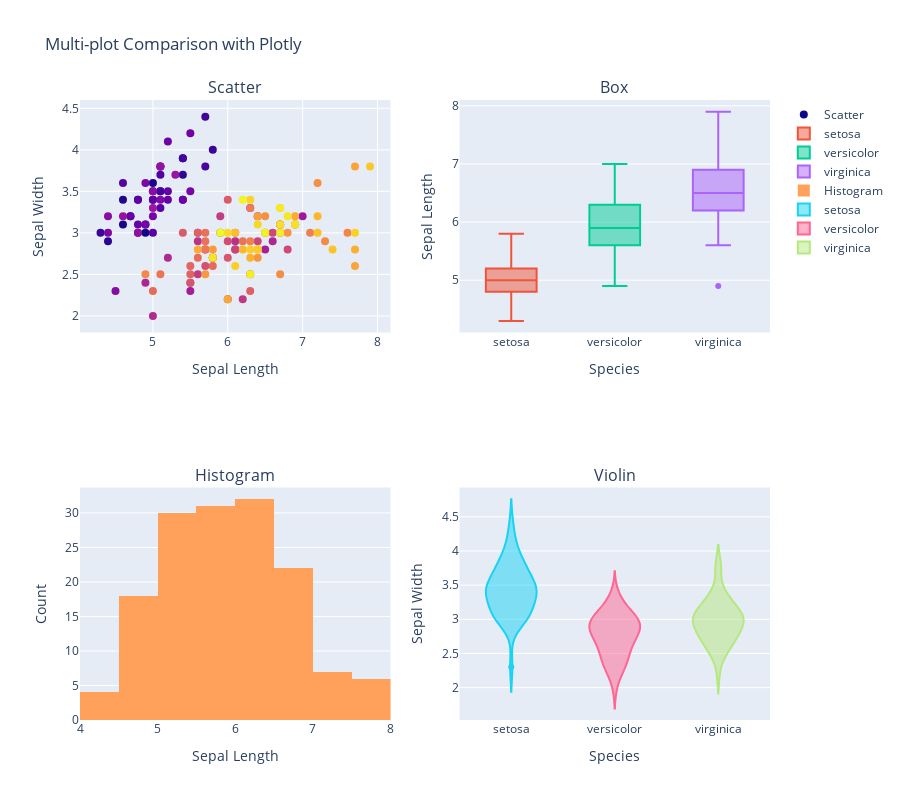

Here is the notebook cell this chart was saved with:
### Markdown cell above
### Advanced: Subplots with Plotly

For more complex layouts, use `plotly.subplots.make_subplots()` to create grids of plots.

### Code cell
from plotly.subplots import make_subplots

# Create subplots: 2 rows, 2 columns
fig = make_subplots(
    rows=2, cols=2,
    subplot_titles=('Scatter', 'Box', 'Histogram', 'Violin'),
    specs=[[{'type': 'scatter'}, {'type': 'box'}],
           [{'type': 'histogram'}, {'type': 'violin'}]]
)

# Add scatter plot
fig.add_trace(
    go.Scatter(x=iris_data['sepal_length'], y=iris_data['sepal_width'],
               mode='markers', name='Scatter', marker=dict(size=8, color=iris_data.index)),
    row=1, col=1
)

# Add box plot for each species
for species in iris_data['species'].unique():
    fig.add_trace(
        go.Box(y=iris_data[iris_data['species'] == species]['sepal_length'], name=species),
        row=1, col=2
    )

# Add histogram
fig.add_trace(
    go.Histogram(x=iris_data['sepal_length'], name='Histogram'),
    row=2, col=1
)

# Add violin plot
for species in iris_data['species'].unique():
    fig.add_trace(
        go.Violin(y=iris_data[iris_data['species'] == species]['sepal_width'], name=species),
        row=2, col=2
    )

fig.update_xaxes(title_text='Sepal Length', row=1, col=1)
fig.update_yaxes(title_text='Sepal Width', row=1, col=1)

fig.update_xaxes(title_text='Species', row=1, col=2)
fig.update_yaxes(title_text='Sepal Length', row=1, col=2)

fig.update_xaxes(title_text='Sepal Length', row=2, col=1)
fig.update_yaxes(title_text='Count', row=2, col=1)

fig.update_xaxes(title_text='Species', row=2, col=2)
fig.update_yaxes(title_text='Sepal Width', row=2, col=2)

fig.update_layout(height=800, title_text='Multi-plot Comparison with Plotly')

fig.show()

### Figure 1 — Plotly figure (JSON) as saved in the notebook; plotly's stock layout.template omitted (floating-point values rounded to 4 significant figures; data arrays with more than 128 entries replaced by an {"elided": "..."} marker saying what was removed)
{"data": [{"marker": {"color": {"elided": "150 int values"}, "size": 8}, "mode": "markers", "name": "Scatter", "type": "scatter", "x": {"elided": "150 float values"}, "xaxis": "x", "y": {"elided": "150 float values"}, "yaxis": "y"}, {"name": "setosa", "type": "box", "xaxis": "x2", "y": [5.1, 4.9, 4.7, 4.6, 5, 5.4, 4.6, 5, 4.4, 4.9, 5.4, 4.8, 4.8, 4.3, 5.8, 5.7, 5.4, 5.1, 5.7, 5.1, 5.4, 5.1, 4.6, 5.1, 4.8, 5, 5, 5.2, 5.2, 4.7, 4.8, 5.4, 5.2, 5.5, 4.9, 5, 5.5, 4.9, 4.4, 5.1, 5, 4.5, 4.4, 5, 5.1, 4.8, 5.1, 4.6, 5.3, 5], "yaxis": "y2"}, {"name": "versicolor", "type": "box", "xaxis": "x2", "y": [7, 6.4, 6.9, 5.5, 6.5, 5.7, 6.3, 4.9, 6.6, 5.2, 5, 5.9, 6, 6.1, 5.6, 6.7, 5.6, 5.8, 6.2, 5.6, 5.9, 6.1, 6.3, 6.1, 6.4, 6.6, 6.8, 6.7, 6, 5.7, 5.5, 5.5, 5.8, 6, 5.4, 6, 6.7, 6.3, 5.6, 5.5, 5.5, 6.1, 5.8, 5, 5.6, 5.7, 5.7, 6.2, 5.1, 5.7], "yaxis": "y2"}, {"name": "virginica", "type": "box", "xaxis": "x2", "y": [6.3, 5.8, 7.1, 6.3, 6.5, 7.6, 4.9, 7.3, 6.7, 7.2, 6.5, 6.4, 6.8, 5.7, 5.8, 6.4, 6.5, 7.7, 7.7, 6, 6.9, 5.6, 7.7, 6.3, 6.7, 7.2, 6.2, 6.1, 6.4, 7.2, 7.4, 7.9, 6.4, 6.3, 6.1, 7.7, 6.3, 6.4, 6, 6.9, 6.7, 6.9, 5.8, 6.8, 6.7, 6.7, 6.3, 6.5, 6.2, 5.9], "yaxis": "y2"}, {"name": "Histogram", "type": "histogram", "x": {"elided": "150 float values"}, "xaxis": "x3", "yaxis": "y3"}, {"name": "setosa", "type": "violin", "xaxis": "x4", "y": [3.5, 3, 3.2, 3.1, 3.6, 3.9, 3.4, 3.4, 2.9, 3.1, 3.7, 3.4, 3, 3, 4, 4.4, 3.9, 3.5, 3.8, 3.8, 3.4, 3.7, 3.6, 3.3, 3.4, 3, 3.4, 3.5, 3.4, 3.2, 3.1, 3.4, 4.1, 4.2, 3.1, 3.2, 3.5, 3.6, 3, 3.4, 3.5, 2.3, 3.2, 3.5, 3.8, 3, 3.8, 3.2, 3.7, 3.3], "yaxis": "y4"}, {"name": "versicolor", "type": "violin", "xaxis": "x4", "y": [3.2, 3.2, 3.1, 2.3, 2.8, 2.8, 3.3, 2.4, 2.9, 2.7, 2, 3, 2.2, 2.9, 2.9, 3.1, 3, 2.7, 2.2, 2.5, 3.2, 2.8, 2.5, 2.8, 2.9, 3, 2.8, 3, 2.9, 2.6, 2.4, 2.4, 2.7, 2.7, 3, 3.4, 3.1, 2.3, 3, 2.5, 2.6, 3, 2.6, 2.3, 2.7, 3, 2.9, 2.9, 2.5, 2.8], "yaxis": "y4"}, {"name": "virginica", "type": "violin", "xaxis": "x4", "y": [3.3, 2.7, 3, 2.9, 3, 3, 2.5, 2.9, 2.5, 3.6, 3.2, 2.7, 3, 2.5, 2.8, 3.2, 3, 3.8, 2.6, 2.2, 3.2, 2.8, 2.8, 2.7, 3.3, 3.2, 2.8, 3, 2.8, 3, 2.8, 3.8, 2.8, 2.8, 2.6, 3, 3.4, 3.1, 3, 3.1, 3.1, 3.1, 2.7, 3.2, 3.3, 3, 2.5, 3, 3.4, 3], "yaxis": "y4"}], "layout": {"annotations": [{"font": {"size": 16}, "showarrow": false, "text": "Scatter", "x": 0.225, "xanchor": "center", "xref": "paper", "y": 1, "yanchor": "bottom", "yref": "paper"}, {"font": {"size": 16}, "showarrow": false, "text": "Box", "x": 0.775, "xanchor": "center", "xref": "paper", "y": 1, "yanchor": "bottom", "yref": "paper"}, {"font": {"size": 16}, "showarrow": false, "text": "Histogram", "x": 0.225, "xanchor": "center", "xref": "paper", "y": 0.375, "yanchor": "bottom", "yref": "paper"}, {"font": {"size": 16}, "showarrow": false, "text": "Violin", "x": 0.775, "xanchor": "center", "xref": "paper", "y": 0.375, "yanchor": "bottom", "yref": "paper"}], "height": 800, "title": {"text": "Multi-plot Comparison with Plotly"}, "xaxis": {"anchor": "y", "domain": [0, 0.45], "title": {"text": "Sepal Length"}}, "xaxis2": {"anchor": "y2", "domain": [0.55, 1], "title": {"text": "Species"}}, "xaxis3": {"anchor": "y3", "domain": [0, 0.45], "title": {"text": "Sepal Length"}}, "xaxis4": {"anchor": "y4", "domain": [0.55, 1], "title": {"text": "Species"}}, "yaxis": {"anchor": "x", "domain": [0.625, 1], "title": {"text": "Sepal Width"}}, "yaxis2": {"anchor": "x2", "domain": [0.625, 1], "title": {"text": "Sepal Length"}}, "yaxis3": {"anchor": "x3", "domain": [0, 0.375], "title": {"text": "Count"}}, "yaxis4": {"anchor": "x4", "domain": [0, 0.375], "title": {"text": "Sepal Width"}}}}
